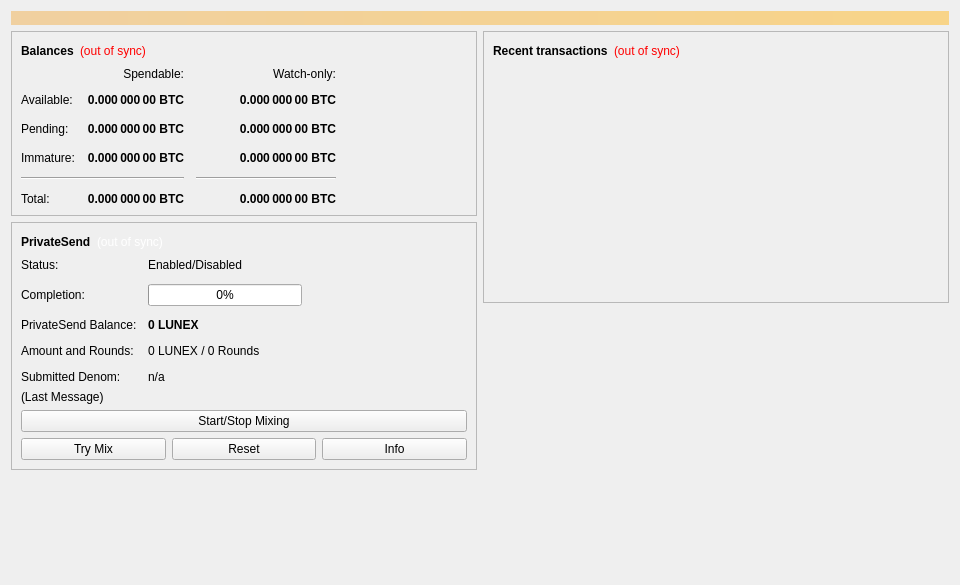
<?xml version="1.0" encoding="UTF-8"?>
<ui version="4.0">
 <class>OverviewPage</class>
 <widget class="QWidget" name="OverviewPage">
  <property name="geometry">
   <rect>
    <x>0</x>
    <y>0</y>
    <width>960</width>
    <height>585</height>
   </rect>
  </property>
  <property name="minimumSize">
   <size>
    <width>960</width>
    <height>0</height>
   </size>
  </property>
  <property name="windowTitle">
   <string>Form</string>
  </property>
  <layout class="QVBoxLayout" name="topLayout">
   <item>
    <widget class="QLabel" name="labelAlerts">
     <property name="visible">
      <bool>false</bool>
     </property>
     <property name="styleSheet">
      <string notr="true">QLabel { background-color: qlineargradient(x1: 0, y1: 0, x2: 1, y2: 0, stop:0 #F0D0A0, stop:1 #F8D488); color:#000000; }</string>
     </property>
     <property name="wordWrap">
      <bool>true</bool>
     </property>
     <property name="margin">
      <number>3</number>
     </property>
     <property name="textInteractionFlags">
      <set>Qt::TextSelectableByMouse</set>
     </property>
    </widget>
   </item>
   <item>
    <layout class="QHBoxLayout" name="horizontalLayout" stretch="1,1">
     <item>
      <layout class="QVBoxLayout" name="verticalLayout_2">
       <item>
        <widget class="QFrame" name="frame">
         <property name="frameShape">
          <enum>QFrame::StyledPanel</enum>
         </property>
         <property name="frameShadow">
          <enum>QFrame::Raised</enum>
         </property>
         <layout class="QVBoxLayout" name="verticalLayout_4">
          <item>
           <layout class="QHBoxLayout" name="horizontalLayout_4">
            <item>
             <widget class="QLabel" name="label_5">
              <property name="font">
               <font>
                <weight>75</weight>
                <bold>true</bold>
               </font>
              </property>
              <property name="text">
               <string>Balances</string>
              </property>
             </widget>
            </item>
            <item>
             <widget class="QLabel" name="labelWalletStatus">
              <property name="toolTip">
               <string>The displayed information may be out of date. Your wallet automatically synchronizes with the Lunex network after a connection is established, but this process has not completed yet.</string>
              </property>
              <property name="styleSheet">
               <string notr="true">QLabel { color: red; }</string>
              </property>
              <property name="text">
               <string notr="true">(out of sync)</string>
              </property>
              <property name="alignment">
               <set>Qt::AlignLeading|Qt::AlignLeft|Qt::AlignVCenter</set>
              </property>
             </widget>
            </item>
            <item>
             <spacer name="horizontalSpacer_3">
              <property name="orientation">
               <enum>Qt::Horizontal</enum>
              </property>
              <property name="sizeHint" stdset="0">
               <size>
                <width>40</width>
                <height>20</height>
               </size>
              </property>
             </spacer>
            </item>
           </layout>
          </item>
          <item>
           <layout class="QGridLayout" name="gridLayout">
            <property name="spacing">
             <number>12</number>
            </property>
            <item row="2" column="2">
             <widget class="QLabel" name="labelWatchPending">
              <property name="font">
               <font>
                <weight>75</weight>
                <bold>true</bold>
               </font>
              </property>
              <property name="cursor">
               <cursorShape>IBeamCursor</cursorShape>
              </property>
              <property name="toolTip">
               <string>Unconfirmed transactions to watch-only addresses</string>
              </property>
              <property name="text">
               <string notr="true">0.000 000 00 BTC</string>
              </property>
              <property name="alignment">
               <set>Qt::AlignRight|Qt::AlignTrailing|Qt::AlignVCenter</set>
              </property>
              <property name="textInteractionFlags">
               <set>Qt::LinksAccessibleByMouse|Qt::TextSelectableByKeyboard|Qt::TextSelectableByMouse</set>
              </property>
             </widget>
            </item>
            <item row="2" column="1">
             <widget class="QLabel" name="labelUnconfirmed">
              <property name="font">
               <font>
                <weight>75</weight>
                <bold>true</bold>
               </font>
              </property>
              <property name="cursor">
               <cursorShape>IBeamCursor</cursorShape>
              </property>
              <property name="toolTip">
               <string>Total of transactions that have yet to be confirmed, and do not yet count toward the spendable balance</string>
              </property>
              <property name="text">
               <string notr="true">0.000 000 00 BTC</string>
              </property>
              <property name="alignment">
               <set>Qt::AlignRight|Qt::AlignTrailing|Qt::AlignVCenter</set>
              </property>
              <property name="textInteractionFlags">
               <set>Qt::LinksAccessibleByMouse|Qt::TextSelectableByKeyboard|Qt::TextSelectableByMouse</set>
              </property>
             </widget>
            </item>
            <item row="3" column="2">
             <widget class="QLabel" name="labelWatchImmature">
              <property name="font">
               <font>
                <weight>75</weight>
                <bold>true</bold>
               </font>
              </property>
              <property name="cursor">
               <cursorShape>IBeamCursor</cursorShape>
              </property>
              <property name="toolTip">
               <string>Mined balance in watch-only addresses that has not yet matured</string>
              </property>
              <property name="text">
               <string notr="true">0.000 000 00 BTC</string>
              </property>
              <property name="alignment">
               <set>Qt::AlignRight|Qt::AlignTrailing|Qt::AlignVCenter</set>
              </property>
              <property name="textInteractionFlags">
               <set>Qt::LinksAccessibleByMouse|Qt::TextSelectableByKeyboard|Qt::TextSelectableByMouse</set>
              </property>
             </widget>
            </item>
            <item row="4" column="0" colspan="2">
             <widget class="Line" name="lineSpendableBalance">
              <property name="orientation">
               <enum>Qt::Horizontal</enum>
              </property>
             </widget>
            </item>
            <item row="4" column="2">
             <widget class="Line" name="lineWatchBalance">
              <property name="sizePolicy">
               <sizepolicy hsizetype="Preferred" vsizetype="Fixed">
                <horstretch>0</horstretch>
                <verstretch>0</verstretch>
               </sizepolicy>
              </property>
              <property name="minimumSize">
               <size>
                <width>140</width>
                <height>0</height>
               </size>
              </property>
              <property name="orientation">
               <enum>Qt::Horizontal</enum>
              </property>
             </widget>
            </item>
            <item row="5" column="0">
             <widget class="QLabel" name="labelTotalText">
              <property name="text">
               <string>Total:</string>
              </property>
             </widget>
            </item>
            <item row="3" column="1">
             <widget class="QLabel" name="labelImmature">
              <property name="font">
               <font>
                <weight>75</weight>
                <bold>true</bold>
               </font>
              </property>
              <property name="cursor">
               <cursorShape>IBeamCursor</cursorShape>
              </property>
              <property name="toolTip">
               <string>Mined balance that has not yet matured</string>
              </property>
              <property name="text">
               <string notr="true">0.000 000 00 BTC</string>
              </property>
              <property name="alignment">
               <set>Qt::AlignRight|Qt::AlignTrailing|Qt::AlignVCenter</set>
              </property>
              <property name="textInteractionFlags">
               <set>Qt::LinksAccessibleByMouse|Qt::TextSelectableByKeyboard|Qt::TextSelectableByMouse</set>
              </property>
             </widget>
            </item>
            <item row="2" column="3">
             <spacer name="horizontalSpacer_2">
              <property name="orientation">
               <enum>Qt::Horizontal</enum>
              </property>
              <property name="sizeHint" stdset="0">
               <size>
                <width>40</width>
                <height>20</height>
               </size>
              </property>
             </spacer>
            </item>
            <item row="3" column="0">
             <widget class="QLabel" name="labelImmatureText">
              <property name="text">
               <string>Immature:</string>
              </property>
             </widget>
            </item>
            <item row="5" column="1">
             <widget class="QLabel" name="labelTotal">
              <property name="font">
               <font>
                <weight>75</weight>
                <bold>true</bold>
               </font>
              </property>
              <property name="cursor">
               <cursorShape>IBeamCursor</cursorShape>
              </property>
              <property name="toolTip">
               <string>Your current total balance</string>
              </property>
              <property name="text">
               <string notr="true">0.000 000 00 BTC</string>
              </property>
              <property name="alignment">
               <set>Qt::AlignRight|Qt::AlignTrailing|Qt::AlignVCenter</set>
              </property>
              <property name="textInteractionFlags">
               <set>Qt::LinksAccessibleByMouse|Qt::TextSelectableByKeyboard|Qt::TextSelectableByMouse</set>
              </property>
             </widget>
            </item>
            <item row="5" column="2">
             <widget class="QLabel" name="labelWatchTotal">
              <property name="font">
               <font>
                <weight>75</weight>
                <bold>true</bold>
               </font>
              </property>
              <property name="cursor">
               <cursorShape>IBeamCursor</cursorShape>
              </property>
              <property name="toolTip">
               <string>Current total balance in watch-only addresses</string>
              </property>
              <property name="text">
               <string notr="true">0.000 000 00 BTC</string>
              </property>
              <property name="alignment">
               <set>Qt::AlignRight|Qt::AlignTrailing|Qt::AlignVCenter</set>
              </property>
              <property name="textInteractionFlags">
               <set>Qt::LinksAccessibleByMouse|Qt::TextSelectableByKeyboard|Qt::TextSelectableByMouse</set>
              </property>
             </widget>
            </item>
            <item row="0" column="2">
             <widget class="QLabel" name="labelWatchonly">
              <property name="text">
               <string>Watch-only:</string>
              </property>
              <property name="alignment">
               <set>Qt::AlignRight|Qt::AlignTrailing|Qt::AlignVCenter</set>
              </property>
             </widget>
            </item>
            <item row="1" column="0">
             <widget class="QLabel" name="labelBalanceText">
              <property name="text">
               <string>Available:</string>
              </property>
             </widget>
            </item>
            <item row="1" column="1">
             <widget class="QLabel" name="labelBalance">
              <property name="font">
               <font>
                <weight>75</weight>
                <bold>true</bold>
               </font>
              </property>
              <property name="cursor">
               <cursorShape>IBeamCursor</cursorShape>
              </property>
              <property name="toolTip">
               <string>Your current spendable balance</string>
              </property>
              <property name="text">
               <string notr="true">0.000 000 00 BTC</string>
              </property>
              <property name="alignment">
               <set>Qt::AlignRight|Qt::AlignTrailing|Qt::AlignVCenter</set>
              </property>
              <property name="textInteractionFlags">
               <set>Qt::LinksAccessibleByMouse|Qt::TextSelectableByKeyboard|Qt::TextSelectableByMouse</set>
              </property>
             </widget>
            </item>
            <item row="1" column="2">
             <widget class="QLabel" name="labelWatchAvailable">
              <property name="font">
               <font>
                <weight>75</weight>
                <bold>true</bold>
               </font>
              </property>
              <property name="cursor">
               <cursorShape>IBeamCursor</cursorShape>
              </property>
              <property name="toolTip">
               <string>Your current balance in watch-only addresses</string>
              </property>
              <property name="text">
               <string notr="true">0.000 000 00 BTC</string>
              </property>
              <property name="alignment">
               <set>Qt::AlignRight|Qt::AlignTrailing|Qt::AlignVCenter</set>
              </property>
              <property name="textInteractionFlags">
               <set>Qt::LinksAccessibleByMouse|Qt::TextSelectableByKeyboard|Qt::TextSelectableByMouse</set>
              </property>
             </widget>
            </item>
            <item row="2" column="0">
             <widget class="QLabel" name="labelPendingText">
              <property name="text">
               <string>Pending:</string>
              </property>
             </widget>
            </item>
            <item row="0" column="1">
             <widget class="QLabel" name="labelSpendable">
              <property name="text">
               <string>Spendable:</string>
              </property>
              <property name="alignment">
               <set>Qt::AlignRight|Qt::AlignTrailing|Qt::AlignVCenter</set>
              </property>
             </widget>
            </item>
           </layout>
          </item>
         </layout>
        </widget>
       </item>
       <item>
        <widget class="QFrame" name="framePrivateSend">
         <property name="layoutDirection">
          <enum>Qt::LeftToRight</enum>
         </property>
         <property name="frameShape">
          <enum>QFrame::StyledPanel</enum>
         </property>
         <property name="frameShadow">
          <enum>QFrame::Raised</enum>
         </property>
         <layout class="QVBoxLayout" name="VerticalLayout_PS1">
          <item>
           <layout class="QHBoxLayout" name="horizontalLayout_5">
            <item>
             <widget class="QLabel" name="labelPrivateSendHeader">
              <property name="font">
               <font>
                <weight>75</weight>
                <bold>true</bold>
               </font>
              </property>
              <property name="text">
               <string>PrivateSend</string>
              </property>
             </widget>
            </item>
            <item>
             <widget class="QLabel" name="labelPrivateSendSyncStatus">
              <property name="toolTip">
               <string>The displayed information may be out of date. Your wallet automatically synchronizes with the Lunex network after a connection is established, but this process has not completed yet.</string>
              </property>
              <property name="styleSheet">
               <string notr="true">QLabel { color: white; }</string>
              </property>
              <property name="text">
               <string notr="true">(out of sync)</string>
              </property>
              <property name="alignment">
               <set>Qt::AlignLeading|Qt::AlignLeft|Qt::AlignVCenter</set>
              </property>
             </widget>
            </item>
            <item>
             <spacer name="horizontalSpacer_4">
              <property name="orientation">
               <enum>Qt::Horizontal</enum>
              </property>
              <property name="sizeHint" stdset="0">
               <size>
                <width>40</width>
                <height>20</height>
               </size>
              </property>
             </spacer>
            </item>
           </layout>
          </item>
          <item>
           <layout class="QFormLayout" name="privateSendFormLayout">
            <property name="fieldGrowthPolicy">
             <enum>QFormLayout::AllNonFixedFieldsGrow</enum>
            </property>
            <property name="horizontalSpacing">
             <number>11</number>
            </property>
            <property name="verticalSpacing">
             <number>12</number>
            </property>
            <item row="0" column="0">
             <widget class="QLabel" name="labelPrivateSendEnabledText">
              <property name="text">
               <string>Status:</string>
              </property>
             </widget>
            </item>
            <item row="0" column="1">
             <widget class="QLabel" name="labelPrivateSendEnabled">
              <property name="text">
               <string>Enabled/Disabled</string>
              </property>
             </widget>
            </item>
            <item row="1" column="0">
             <widget class="QLabel" name="labelCompletitionText">
              <property name="text">
               <string>Completion:</string>
              </property>
             </widget>
            </item>
            <item row="1" column="1">
             <widget class="QProgressBar" name="privateSendProgress">
              <property name="maximumSize">
               <size>
                <width>154</width>
                <height>16777215</height>
               </size>
              </property>
              <property name="value">
               <number>0</number>
              </property>
             </widget>
            </item>
            <item row="2" column="0">
             <widget class="QLabel" name="labelAnonymizedText">
              <property name="text">
               <string>PrivateSend Balance:</string>
              </property>
             </widget>
            </item>
            <item row="2" column="1">
             <widget class="QLabel" name="labelAnonymized">
              <property name="font">
               <font>
                <weight>75</weight>
                <bold>true</bold>
               </font>
              </property>
              <property name="text">
               <string notr="true">0 LUNEX</string>
              </property>
             </widget>
            </item>
            <item row="3" column="0">
             <widget class="QLabel" name="labelAmountAndRoundsText">
              <property name="text">
               <string>Amount and Rounds:</string>
              </property>
             </widget>
            </item>
            <item row="3" column="1">
             <widget class="QLabel" name="labelAmountRounds">
              <property name="text">
               <string>0 LUNEX / 0 Rounds</string>
              </property>
             </widget>
            </item>
            <item row="4" column="0">
             <widget class="QLabel" name="labelSubmittedDenomText">
              <property name="text">
               <string>Submitted Denom:</string>
              </property>
             </widget>
            </item>
            <item row="4" column="1">
             <widget class="QLabel" name="labelSubmittedDenom">
              <property name="toolTip">
               <string>The denominations you submitted to the Masternode.&lt;br&gt;To mix, other users must submit the exact same denominations.</string>
              </property>
              <property name="text">
               <string>n/a</string>
              </property>
             </widget>
            </item>
           </layout>
          </item>
          <item>
           <layout class="QVBoxLayout" name="VerticalLayout_PS">
            <item>
             <widget class="QLabel" name="labelPrivateSendLastMessage">
              <property name="text">
               <string>(Last Message)</string>
              </property>
              <property name="alignment">
               <set>Qt::AlignLeading|Qt::AlignLeft|Qt::AlignTop</set>
              </property>
              <property name="wordWrap">
               <bool>true</bool>
              </property>
             </widget>
            </item>
            <item>
             <widget class="QPushButton" name="togglePrivateSend">
              <property name="sizePolicy">
               <sizepolicy hsizetype="MinimumExpanding" vsizetype="Fixed">
                <horstretch>0</horstretch>
                <verstretch>0</verstretch>
               </sizepolicy>
              </property>
              <property name="text">
               <string>Start/Stop Mixing</string>
              </property>
             </widget>
            </item>
            <item>
             <layout class="QHBoxLayout" name="horizontalLayout_debugbuttons">
              <item>
               <widget class="QPushButton" name="privateSendAuto">
                <property name="sizePolicy">
                 <sizepolicy hsizetype="MinimumExpanding" vsizetype="Fixed">
                  <horstretch>0</horstretch>
                  <verstretch>0</verstretch>
                 </sizepolicy>
                </property>
                <property name="toolTip">
                 <string>Try to manually submit a PrivateSend request.</string>
                </property>
                <property name="text">
                 <string>Try Mix</string>
                </property>
               </widget>
              </item>
              <item>
               <widget class="QPushButton" name="privateSendReset">
                <property name="sizePolicy">
                 <sizepolicy hsizetype="MinimumExpanding" vsizetype="Fixed">
                  <horstretch>0</horstretch>
                  <verstretch>0</verstretch>
                 </sizepolicy>
                </property>
                <property name="toolTip">
                 <string>Reset the current status of PrivateSend (can interrupt PrivateSend if it's in the process of Mixing, which can cost you money!)</string>
                </property>
                <property name="autoFillBackground">
                 <bool>false</bool>
                </property>
                <property name="text">
                 <string>Reset</string>
                </property>
               </widget>
              </item>
              <item>
               <widget class="QPushButton" name="privateSendInfo">
                <property name="sizePolicy">
                 <sizepolicy hsizetype="MinimumExpanding" vsizetype="Fixed">
                  <horstretch>0</horstretch>
                  <verstretch>0</verstretch>
                 </sizepolicy>
                </property>
                <property name="toolTip">
                 <string>Information about PrivateSend and Mixing</string>
                </property>
                <property name="text">
                 <string>Info</string>
                </property>
               </widget>
              </item>
             </layout>
            </item>
           </layout>
          </item>
         </layout>
        </widget>
       </item>
       <item>
        <spacer name="verticalSpacer">
         <property name="orientation">
          <enum>Qt::Vertical</enum>
         </property>
         <property name="sizeHint" stdset="0">
          <size>
           <width>20</width>
           <height>40</height>
          </size>
         </property>
        </spacer>
       </item>
      </layout>
     </item>
     <item>
      <layout class="QVBoxLayout" name="verticalLayout_3">
       <item>
        <widget class="QFrame" name="frame_2">
         <property name="frameShape">
          <enum>QFrame::StyledPanel</enum>
         </property>
         <property name="frameShadow">
          <enum>QFrame::Raised</enum>
         </property>
         <layout class="QVBoxLayout" name="verticalLayout">
          <item>
           <layout class="QHBoxLayout" name="horizontalLayout_2">
            <item>
             <widget class="QLabel" name="label_4">
              <property name="font">
               <font>
                <weight>75</weight>
                <bold>true</bold>
               </font>
              </property>
              <property name="text">
               <string>Recent transactions</string>
              </property>
             </widget>
            </item>
            <item>
             <widget class="QLabel" name="labelTransactionsStatus">
              <property name="toolTip">
               <string>The displayed information may be out of date. Your wallet automatically synchronizes with the Lunex network after a connection is established, but this process has not completed yet.</string>
              </property>
              <property name="styleSheet">
               <string notr="true">QLabel { color: red; }</string>
              </property>
              <property name="text">
               <string notr="true">(out of sync)</string>
              </property>
              <property name="alignment">
               <set>Qt::AlignLeading|Qt::AlignLeft|Qt::AlignVCenter</set>
              </property>
             </widget>
            </item>
            <item>
             <spacer name="horizontalSpacer">
              <property name="orientation">
               <enum>Qt::Horizontal</enum>
              </property>
              <property name="sizeHint" stdset="0">
               <size>
                <width>40</width>
                <height>20</height>
               </size>
              </property>
             </spacer>
            </item>
           </layout>
          </item>
          <item>
           <widget class="QListView" name="listTransactions">
            <property name="styleSheet">
             <string notr="true">QListView { background: transparent; }</string>
            </property>
            <property name="frameShape">
             <enum>QFrame::NoFrame</enum>
            </property>
            <property name="verticalScrollBarPolicy">
             <enum>Qt::ScrollBarAlwaysOff</enum>
            </property>
            <property name="horizontalScrollBarPolicy">
             <enum>Qt::ScrollBarAlwaysOff</enum>
            </property>
            <property name="selectionMode">
             <enum>QAbstractItemView::NoSelection</enum>
            </property>
           </widget>
          </item>
         </layout>
        </widget>
       </item>
       <item>
        <spacer name="verticalSpacer_2">
         <property name="orientation">
          <enum>Qt::Vertical</enum>
         </property>
         <property name="sizeHint" stdset="0">
          <size>
           <width>20</width>
           <height>40</height>
          </size>
         </property>
        </spacer>
       </item>
      </layout>
     </item>
    </layout>
   </item>
  </layout>
 </widget>
 <resources/>
 <connections/>
</ui>
